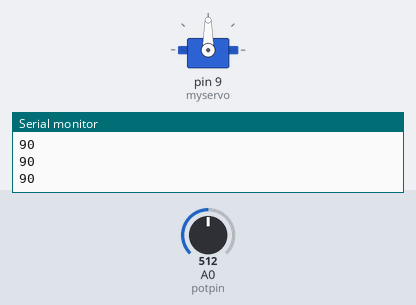
Bench run of a sketch on a simulated Arduino Uno, built with avr-gcc and run on an emulated ATmega328P. Shown: servo, the last lines printed to the serial monitor. The inputs (shaded band) are chosen by the test bench; at power-on: A0 (potpin) = 512.

Above: at 1.2 s.
1.3 s: A0 (potpin) set to 716
At 2.5 s:
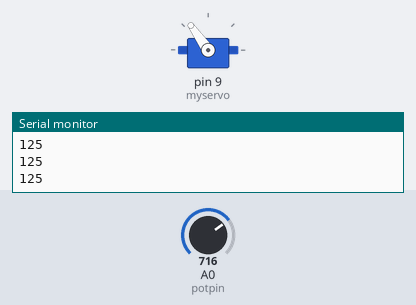
2.8 s: A0 (potpin) set to 900
At 3.6 s:
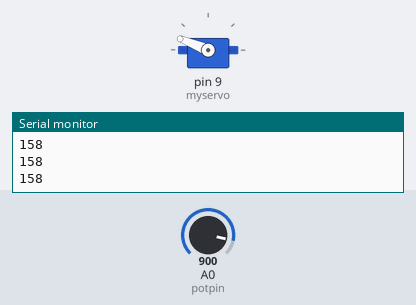
4.3 s: A0 (potpin) set to 1023
At 4.7 s:
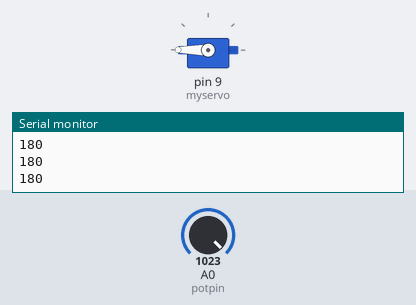
5.8 s: A0 (potpin) set to 306
At 6.1 s:
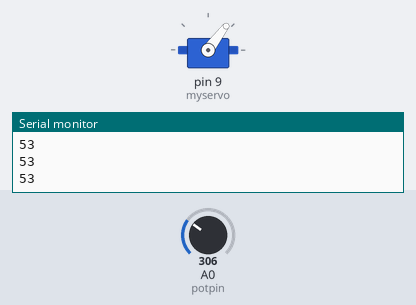
7.3 s: A0 (potpin) set to 122
At 8.1 s:
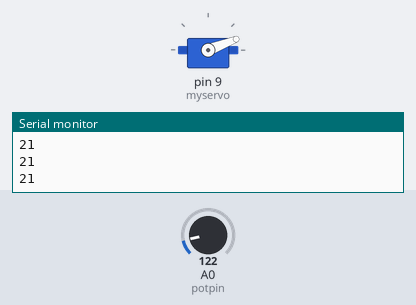
Timing chart, 0 to 9.8 s (numbered marks = the images above; inputs shaded):
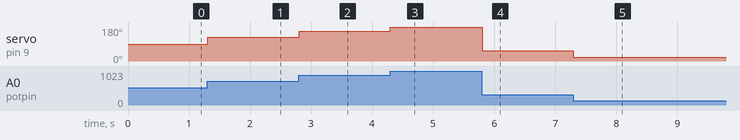

Measured:
- after the input at 1.3 s, servo on pin 9 (myservo): 90° → 125° at once
- after the input at 2.8 s, servo on pin 9 (myservo): 125° → 158° at once
- after the input at 4.3 s, servo on pin 9 (myservo): 158° → 180° at once
- after the input at 5.8 s, servo on pin 9 (myservo): 180° → 53° at once
- after the input at 7.3 s, servo on pin 9 (myservo): 53° → 21° at once

The sketch:

ex23.ino
```cpp
#include <Servo.h>
Servo myservo;
int potpin=A0;
int val;
void setup()
{
myservo.attach(9);
pinMode(A0, INPUT);
Serial.begin(9600);
}
void loop()
{
  Serial.println(val);
val = analogRead(potpin);
val = map(val,0,1023,0,180);
myservo.write(val);
delay(10);
}
```
